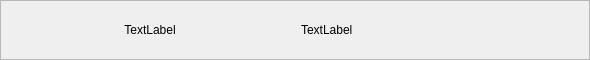
<?xml version="1.0" encoding="UTF-8"?>
<ui version="4.0">
 <class>LIstItemWidget</class>
 <widget class="QWidget" name="LIstItemWidget">
  <property name="geometry">
   <rect>
    <x>0</x>
    <y>0</y>
    <width>590</width>
    <height>60</height>
   </rect>
  </property>
  <property name="minimumSize">
   <size>
    <width>590</width>
    <height>60</height>
   </size>
  </property>
  <property name="maximumSize">
   <size>
    <width>622</width>
    <height>60</height>
   </size>
  </property>
  <property name="windowTitle">
   <string>Form</string>
  </property>
  <property name="styleSheet">
   <string notr="true"/>
  </property>
  <layout class="QHBoxLayout" name="horizontalLayout">
   <property name="spacing">
    <number>0</number>
   </property>
   <property name="leftMargin">
    <number>0</number>
   </property>
   <property name="topMargin">
    <number>0</number>
   </property>
   <property name="rightMargin">
    <number>0</number>
   </property>
   <property name="bottomMargin">
    <number>0</number>
   </property>
   <item>
    <widget class="QFrame" name="frame">
     <property name="frameShape">
      <enum>QFrame::StyledPanel</enum>
     </property>
     <property name="frameShadow">
      <enum>QFrame::Raised</enum>
     </property>
     <layout class="QHBoxLayout" name="horizontalLayout_2">
      <item>
       <widget class="QLabel" name="key">
        <property name="minimumSize">
         <size>
          <width>280</width>
          <height>0</height>
         </size>
        </property>
        <property name="maximumSize">
         <size>
          <width>280</width>
          <height>16777215</height>
         </size>
        </property>
        <property name="text">
         <string>TextLabel</string>
        </property>
        <property name="alignment">
         <set>Qt::AlignCenter</set>
        </property>
       </widget>
      </item>
      <item>
       <spacer name="horizontalSpacer">
        <property name="orientation">
         <enum>Qt::Horizontal</enum>
        </property>
        <property name="sizeType">
         <enum>QSizePolicy::Minimum</enum>
        </property>
        <property name="sizeHint" stdset="0">
         <size>
          <width>5</width>
          <height>19</height>
         </size>
        </property>
       </spacer>
      </item>
      <item>
       <widget class="QLabel" name="value">
        <property name="minimumSize">
         <size>
          <width>310</width>
          <height>0</height>
         </size>
        </property>
        <property name="maximumSize">
         <size>
          <width>16777215</width>
          <height>16777215</height>
         </size>
        </property>
        <property name="text">
         <string>TextLabel</string>
        </property>
       </widget>
      </item>
     </layout>
    </widget>
   </item>
  </layout>
 </widget>
 <resources/>
 <connections/>
</ui>
